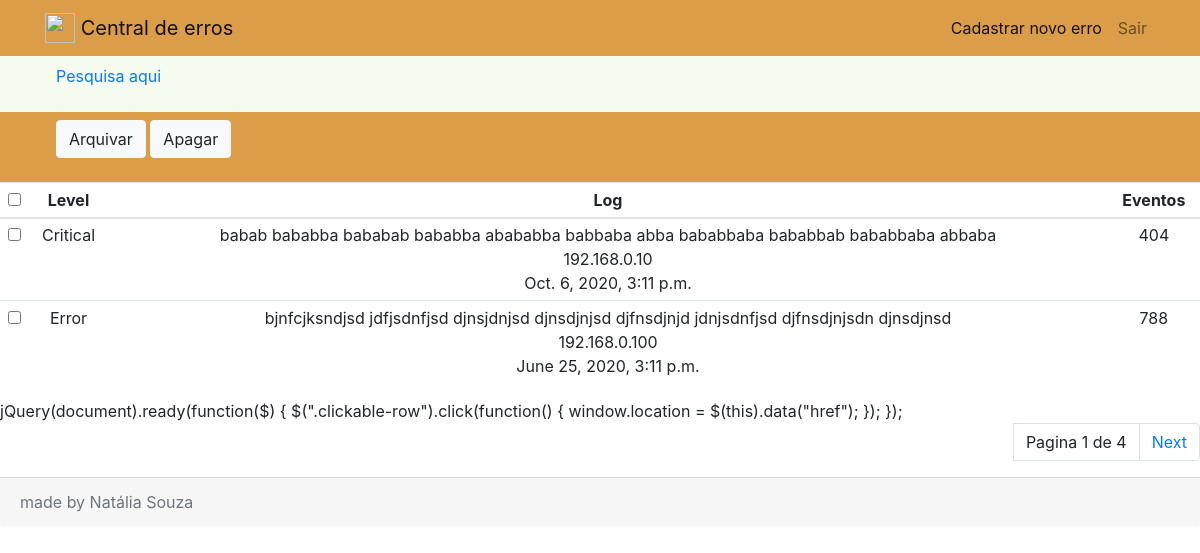
Screenshot of /api/pesquisa/ (signed in) with the database file from the repository.
### api/models.py (models this page shows, shortened)
class ErrorInstances(models.Model):
    id = models.UUIDField(primary_key=True, default=uuid.uuid4,
                          help_text="Unique ID for this error")
    LEVEL_STATUS = (
        ('Critical', 'Critical'),
        ('Debug', 'Debug'),
        ('Error', 'Error'),
        ('Warning', 'Warning'),
        ('Info', 'Info'),
    )
    level = models.CharField(
        max_length=20,
        choices=LEVEL_STATUS,
        blank=True,
        default='Error',
        help_text='Choose the error level'
    )
    events = models.IntegerField(null=True, blank=True, help_text='Enter the error code')
    TYPE_ERROR_STATUS = (
        ('dev', 'desenvolvedor'),
        ('hom', 'homolgação'),
        ('prod', 'produção'),
    )
    type_error = models.CharField(max_length=20,
                                  choices=TYPE_ERROR_STATUS,
                                  blank=True,
                                  default='dev',
                                  help_text='Choose the error type'
                                  )
    shelved = models.NullBooleanField(null=True, blank=True)
    user_id = models.ForeignKey('accounts.User', on_delete=models.SET_NULL, null=True)
    title = models.CharField(max_length=50, help_text='Enter the error title')
    description = models.TextField(help_text='Describe the error')
    origin = models.TextField(max_length=200,
                              help_text='Describe the error origin')
    date = models.DateTimeField(null=True, blank=True)
    details = models.TextField(help_text='Enter the error details')

### api/views.py (the view, shortened to what this page needs)
# urls.py: path('pesquisa/', ErrorInstancesListView.as_view(), name='pesquisa'),
class ErrorInstancesListView(LoginRequiredMixin, generic.ListView):
    login_url = reverse_lazy('/')
    model = ErrorInstances
    paginate_by = 2
    def get_context_data(self, **kwargs):
        context = super(ErrorInstancesListView, self).get_context_data(**kwargs)
        return context
    def get_queryset(self):
        return ErrorInstances.objects.all()

### accounts/models.py (called while the page is built)
    @property
    def is_active(self):
        return self.active

### api/templates/api/errorinstances_list.html (shortened to what this page needs)
{% extends "base_generic.html" %}
{% block menu %}
<nav class="navbar navbar-expand-lg navbar-light bg-light">
    <div class="container">
        <a class="navbar-brand ">
            <img src="http://getbootstrap.com/docs/4.5/assets/brand/bootstrap-solid.svg" width="30" height="30"
                 class="d-inline-block align-top" alt="" loading="lazy">
            Central de erros
        </a>
        <div class="collapse navbar-collapse" id="navbarSite">
            <ul class="navbar-nav ml-auto">
                <li class="nav-item active">
                    <a class="nav-link" href="{% url 'register-error' %}">Cadastrar novo erro<span class="sr-only">(current)</span></a>
                </li>
                <li class="nav-item">
                    <a class="nav-link" href="{% url 'logout' %}">Sair</a>
                </li>
            </ul>
        </div>
    </div>
</nav>
{% endblock %}
{% block content %}
<nav class="navbar navbar-light" style="background-color: #F5FBEF;">
    <ul>
        <li class="breadcrumb-item"><a href="#">Pesquisa aqui</a></li>
    </ul>
</nav>
<nav class="navbar navbar-light" style="background-color: #db9d47;">
    <ul>
        <form method="POST" action=“">
        <td><a href="#">
            <button type="button" class="btn btn-light">Arquivar</button>
        </a></td>
        <td>
            <button type="submit" class="btn btn-light" name="delete" value="Deletar usuário">Apagar</button>
        </td>
    </ul>
</nav>
<table class="table table-sm table-hover" >
    <thead>
    <tr align="center">
        <th scope="col"><input type="checkbox" value="select"></th>
        <th scope="col">Level</th>
        <th scope="col">Log</th>
        <th scope="col">Eventos</th>
    </tr>
    </thead>
    <tbody>
    {% if errorinstances_list %}
    {% for errorinstances in errorinstances_list %}
    <tr>
        <td scope="row" align="center"><input type="checkbox" value=""></td>
        <td onclick="window.location='{% url 'errorinstances-detail' errorinstances.id %}';" align="center">{{ errorinstances.level }}</td>
        <td onclick="window.location='{% url 'errorinstances-detail' errorinstances.id %}';" align="center">{{ errorinstances.description }} <br>
            {{ errorinstances.origin }} <br>
            {{ errorinstances.date }}
        </td>
        <td onclick="window.location='{% url 'errorinstances-detail' errorinstances.id %}';" align="center">{{ errorinstances.events }}</td>
    </tr>
    {% endfor %}
    {% else %}
    <p>There are no errors here.</p>
    {% endif %}
    </tbody>
</table>
jQuery(document).ready(function($) {
    $(".clickable-row").click(function() {
        window.location = $(this).data("href");
    });
});
{% endblock %}

### api/templates/base_generic.html (shortened to what this page needs)
<!DOCTYPE html>
<html lang="pt">
<head>
    <link rel="stylesheet" href="https://stackpath.bootstrapcdn.com/bootstrap/4.5.0/css/bootstrap.min.css"
>
    {% load static %}
    <link rel="stylesheet" href="{% static 'css/styles.css' %}">
</head>
<body>
{% block menu %}{% endblock %}
{% block content %}{% endblock %}
{% block pagination %}
{% if is_paginated %}
<nav aria-label="Page navigation example">
    <ul class="pagination justify-content-end">
        <li class="page-item"><a class="page-link">Pagina {{ page_obj.number }} de {{ page_obj.paginator.num_pages }}</a></li>
        <li class="page-item">
        {% if page_obj.has_next %}
            <a class="page-link" href="{{ request.path }}?page={{ page_obj.next_page_number }}">Next</a>
                {% endif %}
        </li>
    </ul>
</nav>
{% endif %}
{% endblock %}
<div class="card-footer text-muted">
    made by Natália Souza
</div>
</body>
</html>

### api/static/css/styles.css (style rules this page uses)
.bg-light { background-color: #db9d47 !important; }

### rows the page displays
ErrorInstances: level "Critical", description "babab bababba bababab bababba abababba babbaba abba bababbaba bababbab bababbaba abbaba", origin "192.168.0.10", date "Oct. 6, 2020, 3:11 p.m.", events "404"
ErrorInstances: level "Error", description "bjnfcjksndjsd jdfjsdnfjsd djnsjdnjsd djnsdjnjsd djfnsdjnjd jdnjsdnfjsd djfnsdjnjsdn djnsdjnsd", origin "192.168.0.100", date "June 25, 2020, 3:11 p.m.", events "788"

### other values shown
{{ page_obj.number }} "1"
{{ page_obj.paginator.num_pages }} "4"
